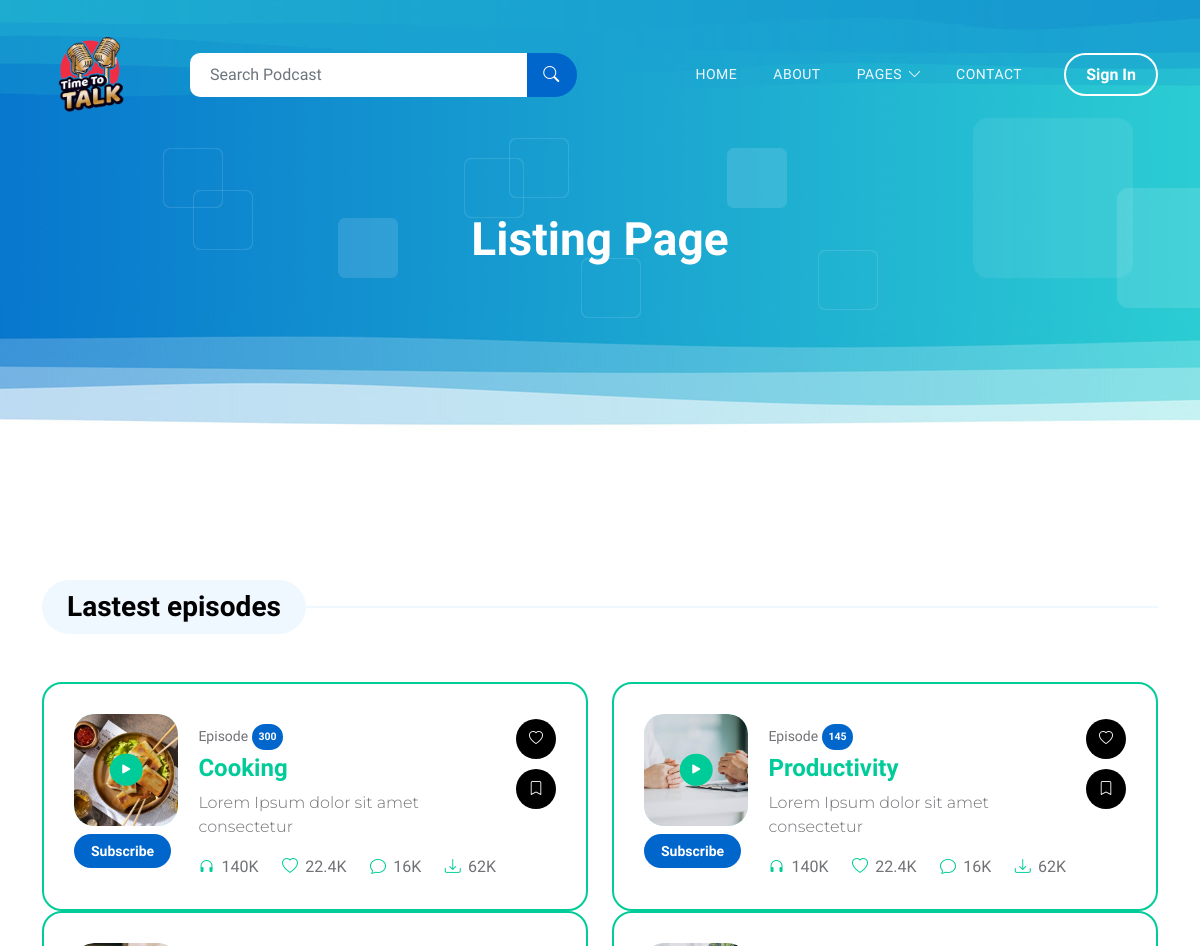
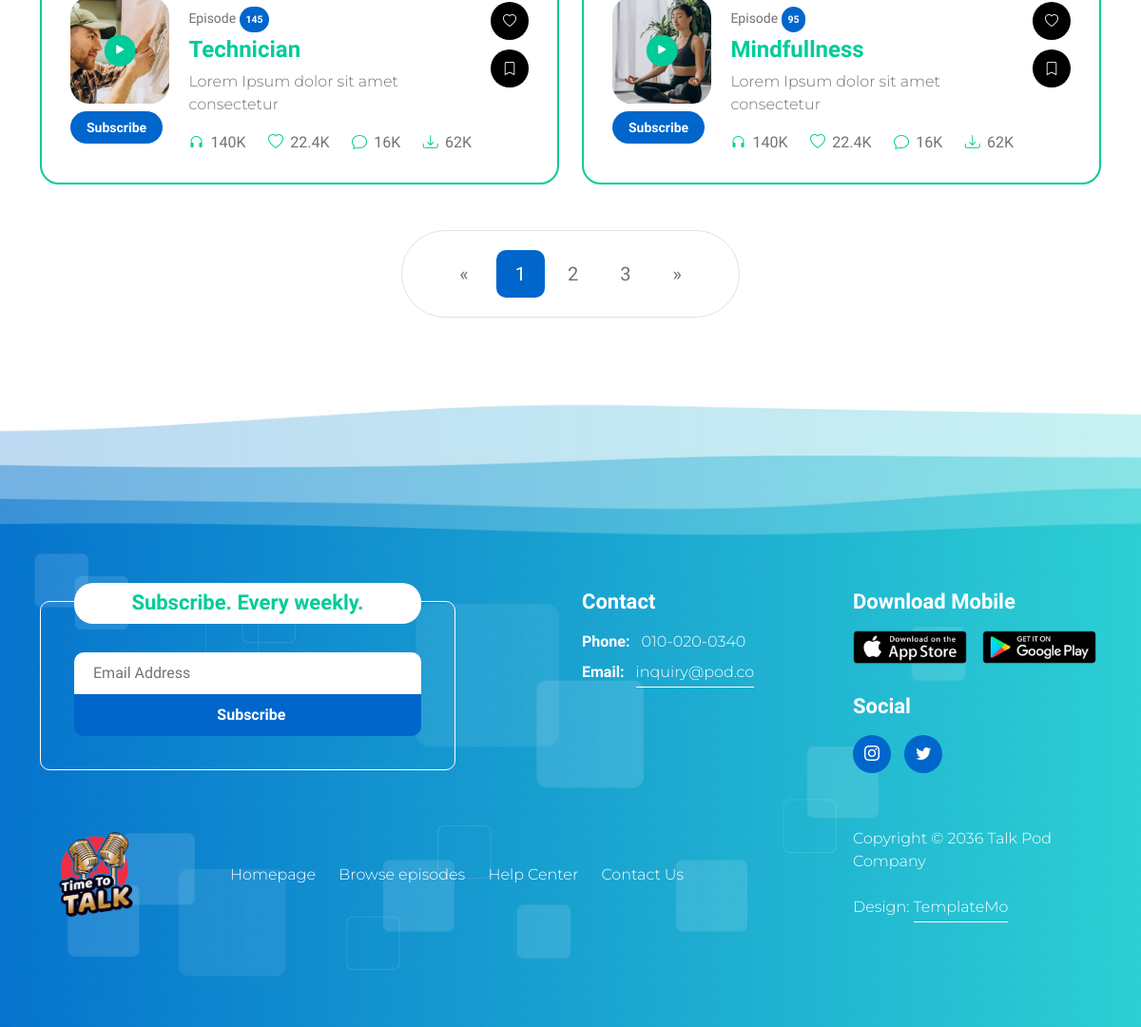
/all_genre/, run on the app's committed database (2 pictures, top to bottom).
### pages/models.py (models this page shows, shortened)
class HomeGenre(models.Model):
    topic = models.CharField('HomeGenre topic', max_length=20)
    img = models.ImageField('HomeGenre image', upload_to='media')
    i_count = models.CharField('HomeGenre i_count', max_length=25)
    ''' Надпись сверху листинг страницы '''
    story = models.TextField('HomeGenre story')
    slug = models.SlugField('HomeGenre link', unique=True, blank=True)

### pages/views.py (the view)
# urls.py: path('all_genre/', views.all_genre, name='all_genre'),
def all_genre(request):
    all_genre_list=HomeGenre.objects.all()
    return render(request, 'pages/all_genre.html', context={'all_genre_list':all_genre_list})

### pages/templates/pages/all_genre.html (shortened to what this page needs)
{% extends 'pages/base.html' %}
{% block body %}
            <header class="site-header d-flex flex-column justify-content-center align-items-center">
                <div class="container">
                    <div class="row">
                        <div class="col-lg-12 col-12 text-center">
                            <h2 class="mb-0">Listing Page</h2>
                        </div>
                    </div>
                </div>
            </header>
            <section class="latest-podcast-section section-padding" id="section_2">
                <div class="container">
                    <div class="row justify-content-center">
                        <div class="col-lg-12 col-12">
                            <div class="section-title-wrap mb-5">
                                <h4 class="section-title">Lastest episodes</h4>
                            </div>
                        </div>
                        {% for i in all_genre_list %}
                        <div class="col-lg-6 col-12">
                            <div class="custom-block d-flex">
                                <div class="">
                                    <div class="custom-block-icon-wrap">
                                        <a href="detail-page.html" class="custom-block-image-wrap">
                                            <a href="#" class="custom-block-icon">
                                                <i class="bi-play-fill"></i>
                                            </a>
                                        </a>
                                    </div>
                                    <div class="mt-2">
                                        <a href="#" class="btn custom-btn">
                                            Subscribe
                                        </a>
                                    </div>
                                </div>
                                <div class="custom-block-info">
                                    <div class="custom-block-top d-flex mb-1">
                                        <small>Episode <span class="badge">{{ i.i_count }}</span></small>
                                    </div>
                                    <h5 class="mb-2">
                                        <a href="detail-page.html">
                                            {{ i.topic }}
                                        </a>
                                    </h5>
                                    <p class="mb-0"> {{ i.story }} </p>
                                    <div class="custom-block-bottom d-flex justify-content-between mt-3">
                                        <a href="#" class="bi-headphones me-1">
                                            <span>140k</span>
                                        </a>
                                        <a href="#" class="bi-heart me-1">
                                            <span>22.4k</span>
                                        </a>
                                        <a href="#" class="bi-chat me-1">
                                            <span>16k</span>
                                        </a>
                                        <a href="#" class="bi-download">
                                            <span>62k</span>
                                        </a>
                                    </div>
                                </div>
                                <div class="d-flex flex-column ms-auto">
                                    <a href="#" class="badge ms-auto">
                                        <i class="bi-heart"></i>
                                    </a>
                                    <a href="#" class="badge ms-auto">
                                        <i class="bi-bookmark"></i>
                                    </a>
                                </div>
                            </div>
                        </div>
                        {% endfor %}
                        <div class="col-lg-4 col-12 mx-auto">
                            <nav aria-label="Page navigation example">
                                <ul class="pagination pagination-lg justify-content-center mt-5">
                                    <li class="page-item">
                                        <a class="page-link" href="#" aria-label="Previous">
                                            <span aria-hidden="true">&laquo;</span>
                                        </a>
                                    </li>
                                    <li class="page-item active"><a class="page-link" href="#">1</a></li>
                                    <li class="page-item"><a class="page-link" href="#">2</a></li>
                                    <li class="page-item"><a class="page-link" href="#">3</a></li>
                                    <li class="page-item">
                                        <a class="page-link" href="#" aria-label="Next">
                                            <span aria-hidden="true">&raquo;</span>
                                        </a>
                                    </li>
                                </ul>
                            </nav>
                        </div>
                    </div>
                </div>
            </section>
{% endblock %}

### data on the page
HomeGenre: i_count "300", topic "Cooking", story "Lorem Ipsum dolor sit amet consectetur"
HomeGenre: i_count "145", topic "Productivity", story "Lorem Ipsum dolor sit amet consectetur"
HomeGenre: i_count "145", topic "Technician", story "Lorem Ipsum dolor sit amet consectetur"
HomeGenre: i_count "95", topic "Mindfullness", story "Lorem Ipsum dolor sit amet consectetur"
